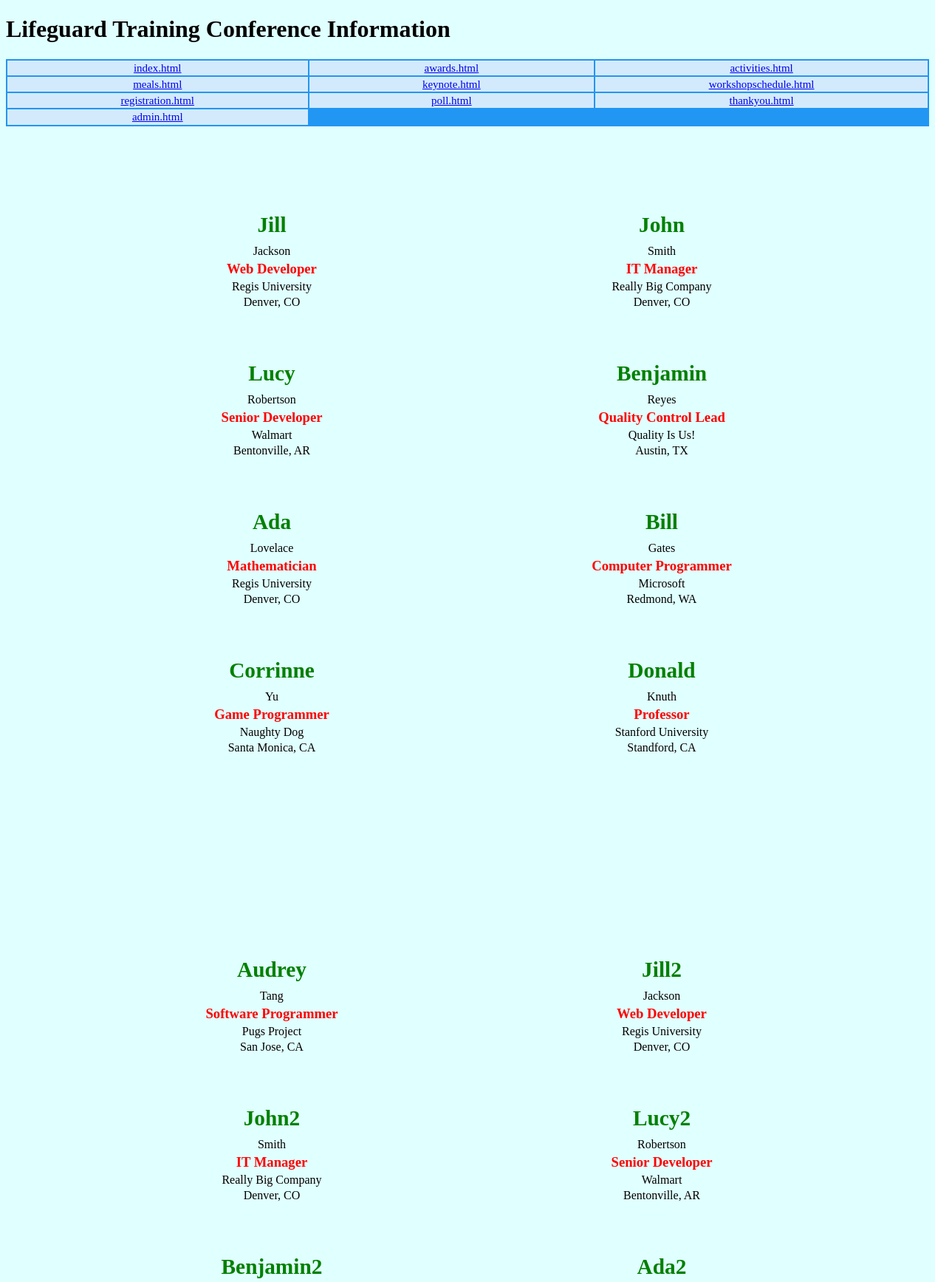
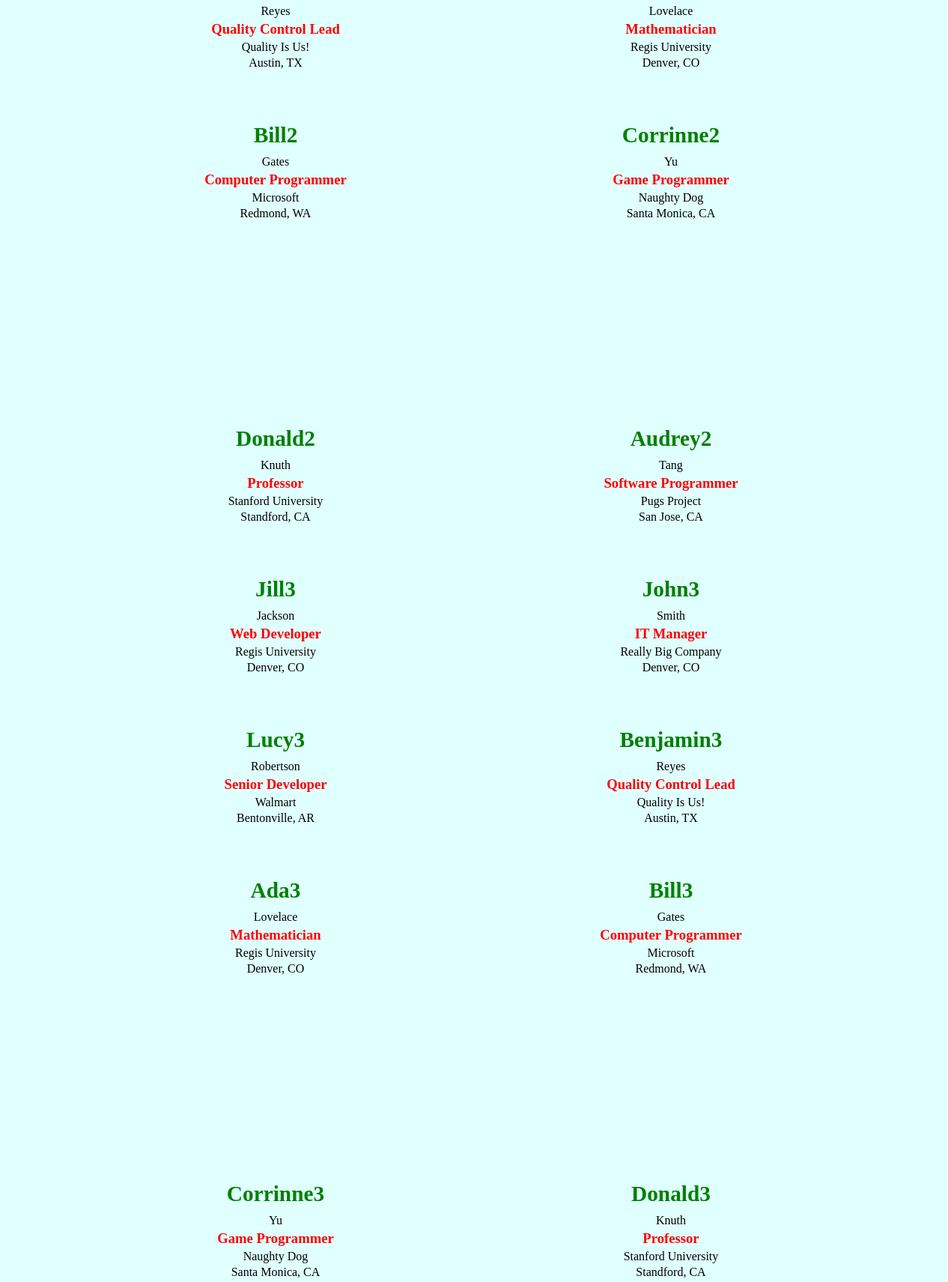
The page /nametags8gen.html (upper part) on the database its author committed (2 pictures, top to bottom).
### tables this page shows
CREATE TABLE registrationtable(id INTEGER PRIMARY KEY AUTOINCREMENT,
firstName TEXT,
lastName TEXT,
position TEXT,
company TEXT, 
City TEXT, 
State TEXT);

### app.py (the view)
@app.route('/nametags8gen.html')
def nametags8gen():
    with db_connect() as db:
        cur = db.cursor()
        cur.execute('''SELECT * FROM registrationtable;''')
        registrants = cur.fetchall()
        return render_template('nametags8gen.html', registrants=registrants)

### app.py (called while the page is built)
def db_connect():
    db_name = "conf.sqlite"
    conn = sqlite3.connect(db_name)
    conn.row_factory = sqlite3.Row
    return conn

### templates/nametags8gen.html (shortened to what this page needs)
{% extends 'base.html' %}
{% block maincontent %}
{% for registrant in registrants %}
    {% if loop.index0%8==0 %}
 <div class="pagesize">
    {% endif %}
    {% if loop.index0%2==0 %}
        <div class="row{{ ((loop.index0%8)//2) + 1 }}">
        {% endif %}
            <div class="column{{ (loop.index0 % 2) + 1 }}">
                <p class="fs22">{{ registrant['firstname'] }}</p>
                <p class="fs12">{{ registrant['lastname'] }}</p>
                <p class="fs14B">{{ registrant['position'] }}</p>
                <p class="fs12">{{ registrant['company'] }}</p>
                <p class="fs12">{{ registrant['city'] }}, {{ registrant['state'] }}</p>
            </div>
    {% if loop.index0%2==1 %}
        </div>
    {% endif %}
  {% if loop.index0%8==7 %}
</div>
       {% endif %}
{% endfor %}
{% endblock %}

### static/css/webdefault.css (style rules this page uses)
body { background-color: lightcyan; }

### static/css/nametags8gen.css (style rules this page uses)
.fs22 { font-size: 22pt; font-weight: bold; color: green; }
.fs12 { font-size: 12pt; }
.fs14B { font-size: 14pt; font-weight: bold; color: red; }
.pagesize { height: 11in; width:8.5in; padding:15mm 30mm; display: grid; grid-template-columns: auto; grid-template-rows: auto auto auto auto; }
.row1 { grid-column: 1/2; grid-row: 1; display: grid; grid-template-columns: auto auto; }
.row2 { grid-column: 1/2; grid-row: 2; display: grid; grid-template-columns: auto auto; }
.row3 { grid-column: 1/2; grid-row: 3; display: grid; grid-template-columns: auto auto; }
.row4 { grid-column: 1/2; grid-row: 4; display: grid; grid-template-columns: auto auto; }
.column1 { grid-column: 1; height:59mm; width: 86mm; text-align: center; line-height: 4pt; justify-self: center; align-self: center; }
.column2 { grid-column: 2; height:59mm; width: 86mm; text-align: center; line-height: 4pt; justify-self: center; align-self: center; }

### static/css/nametags10gen.css (style rules this page uses)
.fs22 { font-size: 22pt; font-weight: bold; color: green; }
.fs12 { font-size: 12pt; }
.fs14B { font-size: 14pt; font-weight: bold; color: red; }
.pagesize { height: 8.5in; width:11in; padding:1in; display: grid; grid-template-columns: auto; grid-template-rows: auto auto auto auto auto; }
.row1 { grid-column: 1/2; grid-row: 1; display: grid; grid-template-columns: auto auto; }
.row2 { grid-column: 1/2; grid-row: 2; display: grid; grid-template-columns: auto auto; }
.row3 { grid-column: 1/2; grid-row: 3; display: grid; grid-template-columns: auto auto; }
.row4 { grid-column: 1/2; grid-row: 4; display: grid; grid-template-columns: auto auto; }
.column1 { grid-column: 1; height:50mm; width: 76mm; text-align: center; line-height: 4pt; justify-self: center; align-self: center; }
.column2 { grid-column: 2; height:50mm; width: 76mm; text-align: center; line-height: 4pt; justify-self: center; align-self: center; }

### rows shown on the page
registrationtable: firstname "Jill", lastname "Jackson", position "Web Developer", company "Regis University", city "Denver", state "CO"
registrationtable: firstname "John", lastname "Smith", position "IT Manager", company "Really Big Company", city "Denver", state "CO"
registrationtable: firstname "Lucy", lastname "Robertson", position "Senior Developer", company "Walmart", city "Bentonville", state "AR"
registrationtable: firstname "Benjamin", lastname "Reyes", position "Quality Control Lead", company "Quality Is Us!", city "Austin", state "TX"
registrationtable: firstname "Ada", lastname "Lovelace", position "Mathematician", company "Regis University", city "Denver", state "CO"
registrationtable: firstname "Bill", lastname "Gates", position "Computer Programmer", company "Microsoft", city "Redmond", state "WA"
registrationtable: firstname "Corrinne", lastname "Yu", position "Game Programmer", company "Naughty Dog", city "Santa Monica", state "CA"
registrationtable: firstname "Donald", lastname "Knuth", position "Professor", company "Stanford University", city "Standford", state "CA"
registrationtable: firstname "Audrey", lastname "Tang", position "Software Programmer", company "Pugs Project", city "San Jose", state "CA"
registrationtable: firstname "Jill2", lastname "Jackson", position "Web Developer", company "Regis University", city "Denver", state "CO"
registrationtable: firstname "John2", lastname "Smith", position "IT Manager", company "Really Big Company", city "Denver", state "CO"
registrationtable: firstname "Lucy2", lastname "Robertson", position "Senior Developer", company "Walmart", city "Bentonville", state "AR"
registrationtable: firstname "Benjamin2", lastname "Reyes", position "Quality Control Lead", company "Quality Is Us!", city "Austin", state "TX"
registrationtable: firstname "Ada2", lastname "Lovelace", position "Mathematician", company "Regis University", city "Denver", state "CO"
registrationtable: firstname "Bill2", lastname "Gates", position "Computer Programmer", company "Microsoft", city "Redmond", state "WA"
registrationtable: firstname "Corrinne2", lastname "Yu", position "Game Programmer", company "Naughty Dog", city "Santa Monica", state "CA"
registrationtable: firstname "Donald2", lastname "Knuth", position "Professor", company "Stanford University", city "Standford", state "CA"
registrationtable: firstname "Audrey2", lastname "Tang", position "Software Programmer", company "Pugs Project", city "San Jose", state "CA"
registrationtable: firstname "Jill3", lastname "Jackson", position "Web Developer", company "Regis University", city "Denver", state "CO"
registrationtable: firstname "John3", lastname "Smith", position "IT Manager", company "Really Big Company", city "Denver", state "CO"
registrationtable: firstname "Lucy3", lastname "Robertson", position "Senior Developer", company "Walmart", city "Bentonville", state "AR"
registrationtable: firstname "Benjamin3", lastname "Reyes", position "Quality Control Lead", company "Quality Is Us!", city "Austin", state "TX"
registrationtable: firstname "Ada3", lastname "Lovelace", position "Mathematician", company "Regis University", city "Denver", state "CO"
registrationtable: firstname "Bill3", lastname "Gates", position "Computer Programmer", company "Microsoft", city "Redmond", state "WA"
registrationtable: firstname "Corrinne3", lastname "Yu", position "Game Programmer", company "Naughty Dog", city "Santa Monica", state "CA"
registrationtable: firstname "Donald3", lastname "Knuth", position "Professor", company "Stanford University", city "Standford", state "CA"
